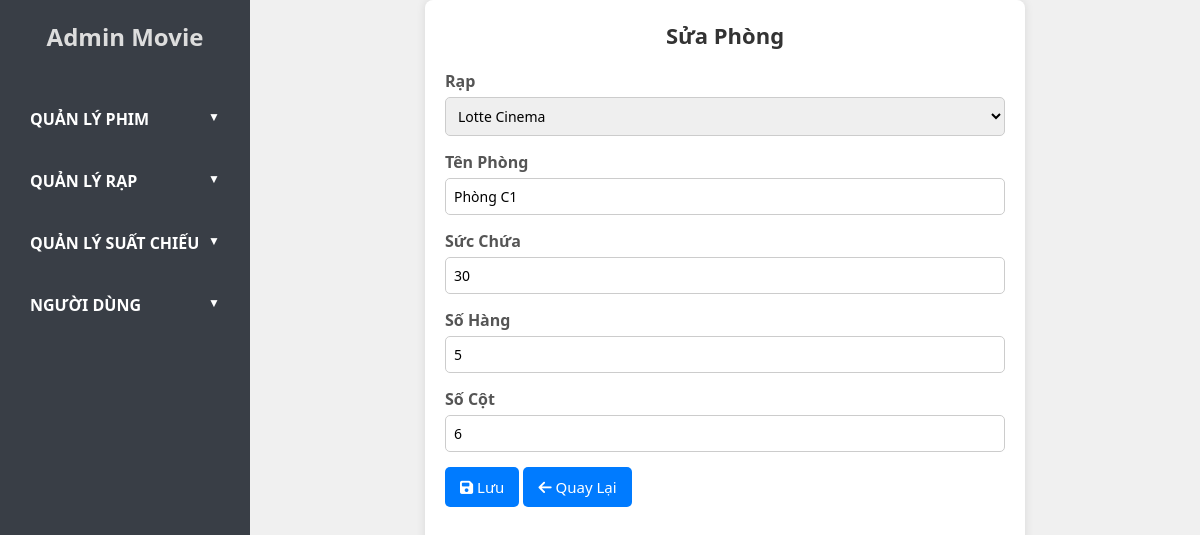
/admin.php?controller=room&action=edit&id=16 (signed in), run on the app's committed database.
### tables this page shows
CREATE TABLE `rooms` (
  `id` int NOT NULL,
  `theater_id` int NOT NULL,
  `name` varchar(50) NOT NULL,
  `capacity` int NOT NULL,
  `rows` int NOT NULL,
  `columns` int NOT NULL
);

CREATE TABLE `theaters` (
  `id` int NOT NULL,
  `name` varchar(100) NOT NULL,
  `address` varchar(255) NOT NULL,
  `capacity` int NOT NULL
);

### models/BaseModel.php (called while the page is built, shortened)
<?php
class BaseModel
{
     public function __construct($db, $table)
     {
          $this->conn = $db;
     }
}
?>

### models/RoomModel.php (called while the page is built, shortened)
<?php
require_once MODEL_PATH . 'BaseModel.php';
class RoomModel extends BaseModel
{
     public function getRoomById($id)
     {
          $query = "SELECT rooms.*, theaters.name AS theater_name
                    FROM rooms
                    JOIN theaters ON rooms.theater_id = theaters.id
                    WHERE rooms.id = :id";
          $stmt = $this->conn->prepare($query);
          $stmt->bindParam(':id', $id);
          $stmt->execute();
          return $stmt->fetch(PDO::FETCH_ASSOC);
     }
     public function getTheaters()
     {
          $query = "SELECT id, name FROM theaters";
          $stmt = $this->conn->prepare($query);
          $stmt->execute();
          return $stmt->fetchAll(PDO::FETCH_ASSOC);
     }
}
?>

### views/admin/admin_room/room_form.php (the view, shortened to what this page needs)
<div class="content-section section-form">
     <h1><?= $room ? 'Sửa Phòng' : 'Thêm Phòng'; ?></h1>
     <form action="admin.php?controller=room&action=save" method="POST" enctype="multipart/form-data" class="user-form"
          onsubmit="return validateForm()">
          <div class="form-group">
               <label>Rạp</label>
               <select name="theater_id" required>
                    <?php foreach ($theaters as $theater): ?>
                         <option value="<?= $theater['id']; ?>" <?= ($room && $room['theater_id'] == $theater['id']) ? 'selected' : ''; ?>>
                              <?= htmlspecialchars($theater['name']); ?>
                         </option>
                    <?php endforeach; ?>
               </select>
          </div>
          <div class="form-group">
               <label>Tên Phòng</label>
               <input type="text" name="name" placeholder="Nhập tên phòng..."
                    value="<?= htmlspecialchars($room['name'] ?? ''); ?>" required>
          </div>
          <div class="form-group">
               <label>Sức Chứa</label>
               <input type="number" name="capacity" id="capacity" placeholder="Nhập sức chứa..."
                    value="<?= htmlspecialchars($room['capacity'] ?? ''); ?>" required>
          </div>
          <div class="form-group">
               <label>Số Hàng</label>
               <input type="number" name="rows" id="rows" placeholder="Nhập số hàng..."
                    value="<?= htmlspecialchars($room['rows'] ?? ''); ?>" required oninput="calculateCapacity()">
          </div>
          <div class="form-group">
               <label>Số Cột</label>
               <input type="number" name="columns" id="columns" placeholder="Nhập số cột..."
                    value="<?= htmlspecialchars($room['columns'] ?? ''); ?>" required oninput="calculateCapacity()">
          </div>
          <button type="submit" class="btn-save"><i class="fas fa-save"></i> Lưu</button>
          <a href="admin.php?controller=room&action=index" class="btn-back">
               <i class="fas fa-arrow-left"></i> Quay Lại
          </a>
     </form>
</div>

### public/css/admin/style.css (style rules this page uses)
* { margin: 0; padding: 0; box-sizing: border-box; font-family: 'Segoe UI', Tahoma, Geneva, Verdana, sans-serif; }
body { display: flex; height: 100vh; background-color: #f0f0f0; }
button { outline: none; border: none; }
.content-section { width: 600px; overflow-y: auto; margin: 0 auto; background: #fff; padding: 20px; border-radius: 8px; box-shadow: 0 0 10px rgba(0, 0, 0, 0.1); }
h1 { text-align: center; font-size: 22px; margin-bottom: 20px; color: #333; }
.user-form .form-group { margin-bottom: 15px; }
.user-form label { font-weight: bold; display: block; margin-bottom: 5px; color: #555; }
.user-form input, .user-form select { width: 100%; padding: 8px; border: 1px solid #ccc; border-radius: 5px; font-size: 14px; transition: 0.3s; }
.btn-back, .btn-save { font-size: 15px; color: #fff; background-color: #007bff; padding: 10px 15px; text-decoration: none; border: none; border-radius: 5px; }

### data on the page
rooms: theater_id "Lotte Cinema", name "Phòng C1", capacity "30", rows "5", columns "6"
